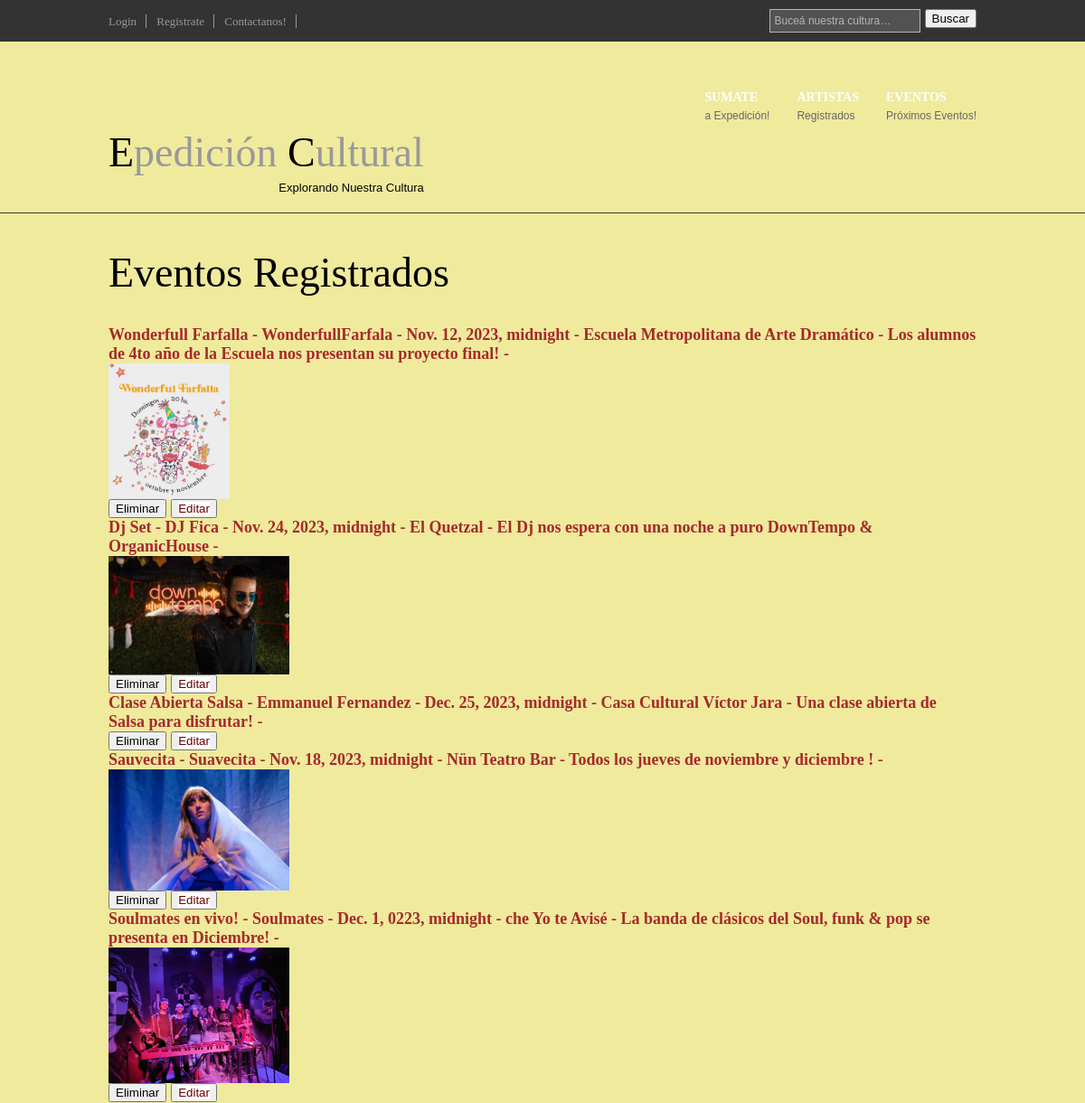
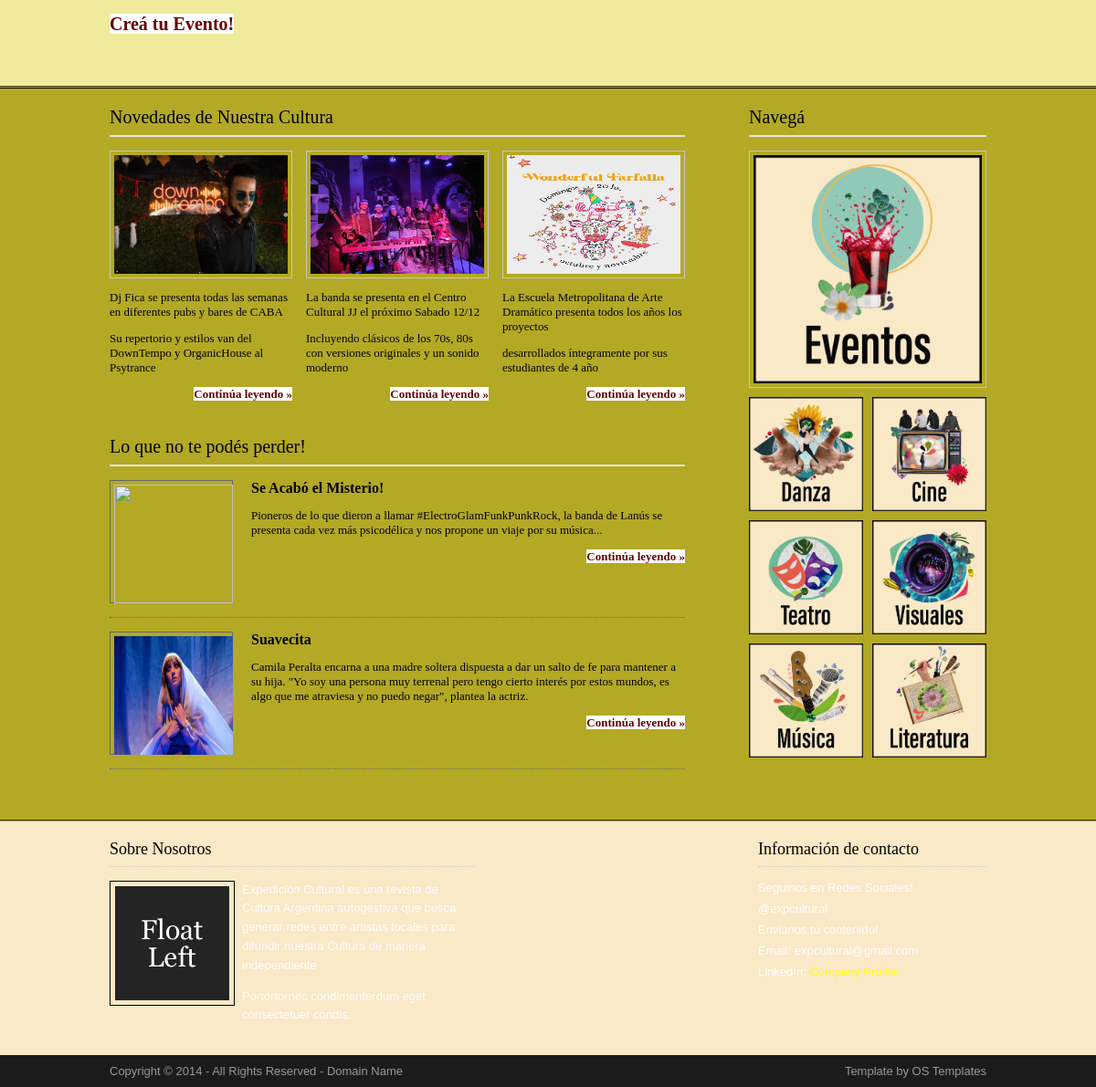
Screenshot of /appExpe/listaEventos/ with the database file from the repository (2 pictures, top to bottom).
### appExpe/models.py (models this page shows, shortened)
class Evento(models.Model):
    nombre= models.CharField(max_length=40)
    categoria = models.ForeignKey(Categoria, null=True, on_delete=models.CASCADE)
    artista= models.ForeignKey(Artista, on_delete=models.CASCADE, null=True, max_length=50)
    fecha = models.DateTimeField(null=True, blank=True)
    lugar = models.ForeignKey(Establecimiento, on_delete=models.CASCADE, max_length=60, null=True)
    texto = models.TextField(max_length=5000, null=True)
    imagen = models.ImageField(upload_to='fotos', blank = True)
    imagen2 = models.ImageField(upload_to='fotos', blank=True)
    imagen3 = models.ImageField(upload_to='fotos', blank=True)
    url = models.URLField(max_length=250, null=True, blank=True)

class Artista(models.Model):
    nombre = models.CharField(null=True, max_length=40)
    categoria = models.ForeignKey(Categoria, null=True, on_delete=models.CASCADE)
    disciplina = models.CharField(null=True, max_length=40)
    descripcion = models.CharField(null=True, max_length=500)
    link = models.URLField(null=True, max_length=250, blank=True)
    imagen = models.ImageField(upload_to='fotos', null=True, blank=True)
    user = models.OneToOneField(User, on_delete=models.CASCADE, null=True)
    def __str__(self):
        return self.nombre

class Establecimiento(models.Model):
    nombre = models.CharField(null=True, max_length=40)
    direccion = models.CharField(null=True, max_length=60)
    def __str__(self):
        return self.nombre

### appExpe/views.py (the view)
# urls.py: path('listaEventos/', listaEventos, name="listaEventos"),
def listaEventos(req):
    eventos = Evento.objects.all()
    return render(req, "listaEventos.html", {"eventos": eventos})

### appExpe/templates/listaEventos.html (shortened to what this page needs)
{% extends 'base.html' %}
{% block ContenidoQueCambia %}
{% load static %}
<html>
    <head>
        <body>
            <div class="wrapper col1">
                <div id="header">
                <div id="logo">
                    <h1><a href="/appExpe/inicio"><strong>Eventos Registrados</strong> <strong></strong></a> </h1>
                    <br>
                    <br>
                    <ul>
                        {% for evento in eventos %}
                            <li style="font-size:large; font-weight: bold; color:brown;">
                                {{ evento.nombre }}  -
                                {{ evento.artista }}  -
                                {{ evento.fecha }}  -
                                {{ evento.lugar }}  -
                                {{ evento.texto }}  -
                                {% if evento.imagen %}
                                <img src="{{ evento.imagen.url }}" alt=" {{evento.nombre}}" class="imagen-limitada">
                                {% endif %}
                            </li>
                            <div style="display: flex; column-gap: 5px;">
                                <form action="{% url 'eliminaEvento' evento.id %}" method="post">{% csrf_token %}
                                    <button type="submit"> Eliminar </button>
                                </form>
                                <button>
                                    <a href="{% url 'editarEvento' evento.id %}">Editar</a>
                                </button>
                            </div>
                        {% endfor %}
                    </ul>
                    <br>
                    <h2><a href="{% url 'creaEvento' %}"><strong>Creá tu Evento!</strong> <strong></strong></a> </h2>
                    <br>
                </div>
                <br class="clear" />
                </div>
            </div>
        </body>
</head>
</html>
{% endblock ContenidoQueCambia %}

### appExpe/static/layout/styles/layout.css (style rules this page uses)
html { overflow-y:scroll; }
body { margin:0; padding:0; font-size:13px; font-family:Georgia, "Times New Roman", Times, serif; color:#000000; background-color:#b3a925; }
a { outline:none; text-decoration:none; color:#660000; background-color:#FFFFFF; }
img { display:block; margin:0; padding:0; border:none; }
div.wrapper { display:block; width:100%; text-align:left; }
div.wrapper h1, div.wrapper h2, div.wrapper h3, div.wrapper h4, div.wrapper h5, div.wrapper h6 { margin:0 0 15px 0; padding:0; font-size:20px; font-weight:normal; line-height:normal; }
.col1 { color:#030303; background-color:#f0ea9d; border-bottom:1px solid #363636; }
#header, #topline, #topbar, #breadcrumb, .container, #hpage_cats, #adblock, #socialise, #footer, #copyright { display:block; position:relative; width:960px; margin:0 auto; }
#header { padding:10px 0 20px; z-index:1000; }
#header h1, #header p, #header ul { margin:0; padding:0; list-style:none; line-height:normal; }
#header #logo { display:block; float:left; margin-top:7px; overflow:hidden; }
#header #logo h1 a { font-size:46px; color:#999999; background-color:#f0ea9d; }
#header h1 strong { font-weight:normal; color:#000000; background-color:#f0ea9d; }

### appExpe/static/layout/styles/forms.css (style rules this page uses)
form, fieldset, legend { margin:0; padding:0; border:none; }

### appExpe/templates/listaEventos.html (style rules this page uses)
.imagen-limitada { max-width: 200px; max-height: 150px; }

### rows the page displays
Evento: nombre "Wonderfull Farfalla", artista "WonderfullFarfala", fecha "Nov. 12, 2023, midnight", lugar "Escuela Metropolitana de Arte Dramático", texto "Los alumnos de 4to año de la Escuela nos presentan su proyecto final!", imagen (picture)
Evento: nombre "Dj Set", artista "DJ Fica", fecha "Nov. 24, 2023, midnight", lugar "El Quetzal", texto "El Dj nos espera con una noche a puro DownTempo & OrganicHouse", imagen (picture)
Evento: nombre "Clase Abierta Salsa", artista "Emmanuel Fernandez", fecha "Dec. 25, 2023, midnight", lugar "Casa Cultural Víctor Jara", texto "Una clase abierta de Salsa para disfrutar!"
Evento: nombre "Sauvecita", artista "Suavecita", fecha "Nov. 18, 2023, midnight", lugar "Nün Teatro Bar", texto "Todos los jueves de noviembre y diciembre !", imagen (picture)
Evento: nombre "Soulmates en vivo!", artista "Soulmates", fecha "Dec. 1, 0223, midnight", lugar "che Yo te Avisé", texto "La banda de clásicos del Soul, funk & pop se presenta en Diciembre!", imagen (picture)
